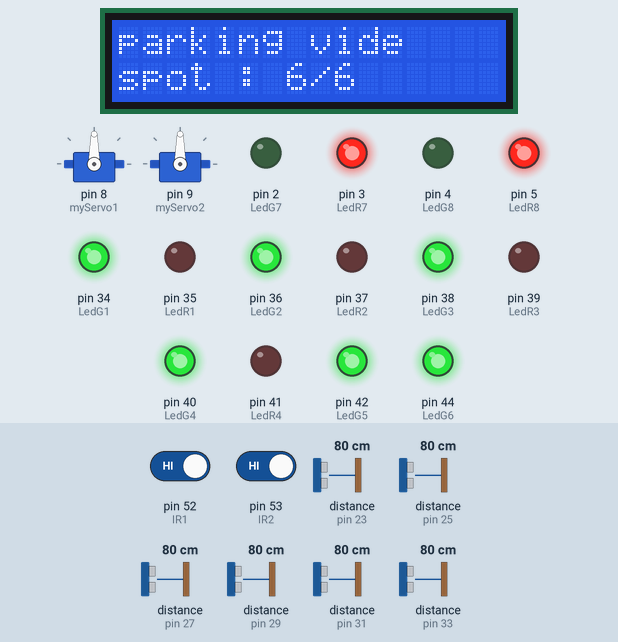
The sketch below on a simulated Arduino Mega 2560, built with avr-gcc and run on an emulated ATmega2560. Parts: 2 × servo, 16×2 character LCD, output pins drawn as LEDs (lit = HIGH). Wiring (inferred from the names in the program): 6 × ultrasonic range finder: trigger pin 22, echo pin 23 / trigger pin 24, echo pin 25 / trigger pin 26, echo pin 27 / trigger pin 28, echo pin 29 / trigger pin 30, echo pin 31 / trigger pin 32, echo pin 33. The inputs (shaded band) are chosen by the test bench; at power-on: distance to the obstacle (sensors on pin 23, pin 25, pin 27, pin 29, pin 31, pin 33) 80 cm, pin 52 (IR1) HIGH, pin 53 (IR2) HIGH. The echo pulse lasts 58.3 µs per cm; pins used as bus, display or sensor lines are not drawn; what the sketch prints to the serial monitor is not drawn.

Above: at 1.2 s.
1.3 s: distance to the obstacle (sensor on pin 23) set to 8 cm
4.3 s: distance to the obstacle (sensor on pin 23) set to 5 cm
At 4.9 s:
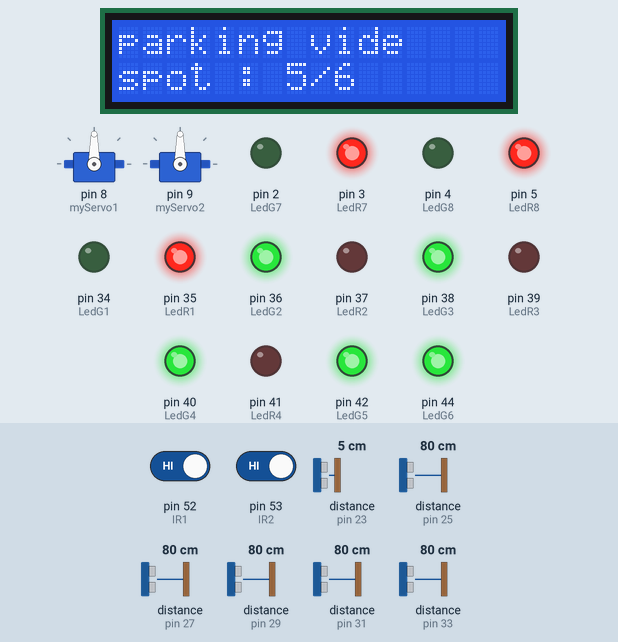
5.9 s: distance to the obstacle (sensor on pin 25) set to 8 cm
8.9 s: distance to the obstacle (sensor on pin 25) set to 5 cm
At 10.1 s:
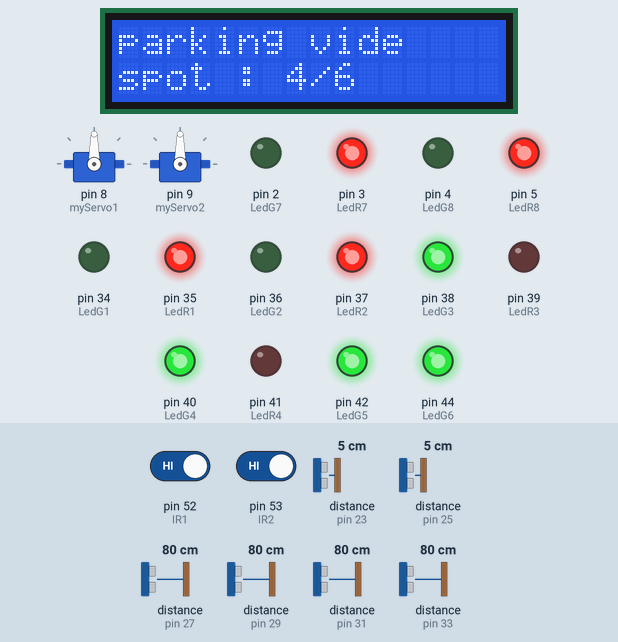
10.4 s: distance to the obstacle (sensor on pin 27) set to 8 cm
13.4 s: distance to the obstacle (sensor on pin 27) set to 5 cm
At 14.6 s:
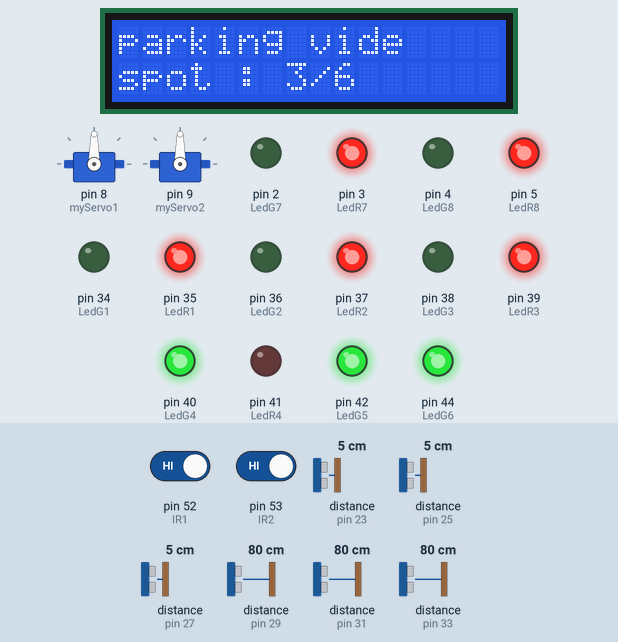
Timing chart, 0 to 15.9 s (numbered marks = the images above; inputs shaded):
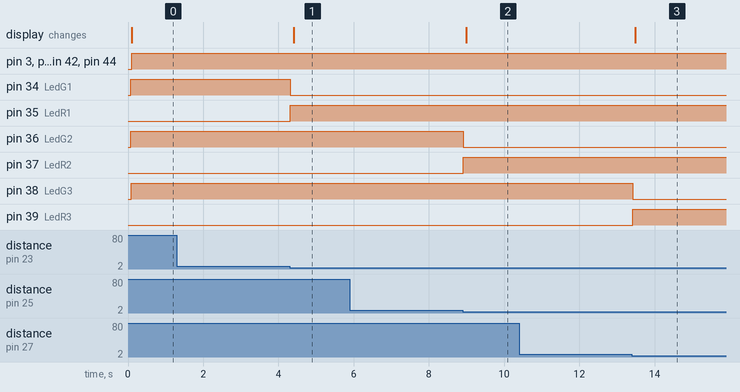

Measured:
- the behaviour switches between 7 and 6 cm on distance to the obstacle (sensor on pin 23) (found by bisection; images 0 and 1)
- the behaviour switches between 7 and 6 cm on distance to the obstacle (sensor on pin 25) (found by bisection; images 1 and 2)
- the behaviour switches between 7 and 6 cm on distance to the obstacle (sensor on pin 27) (found by bisection; images 2 and 3)
- after the input at 1.3 s, every drawn part: stays the same
- after the input at 4.3 s, pin 34 (LedG1): HIGH → LOW at once; pin 35 (LedR1): LOW → HIGH at once; the display: changes after 0.10 s (image 1)
- after the input at 5.9 s, every drawn part: stays the same
- after the input at 8.9 s, pin 36 (LedG2): HIGH → LOW at once; pin 37 (LedR2): LOW → HIGH at once; the display: changes after 0.09 s (image 2)
- after the input at 10.4 s, every drawn part: stays the same
- after the input at 13.4 s, pin 38 (LedG3): HIGH → LOW at once; pin 39 (LedR3): LOW → HIGH at once; the display: changes after 0.08 s (image 3)

The sketch:

Parking_Intelligent.ino
```cpp
#define trig1 22
#define echo1 23
#define trig2 24
#define echo2 25
#define trig3 26
#define echo3 27
#define trig4 28
#define echo4 29
#define trig5 30
#define echo5 31
#define trig6 32
#define echo6 33

#define LedG1 34
#define LedR1 35
#define LedG2 36
#define LedR2 37
#define LedG3 38
#define LedR3 39
#define LedG4 40
#define LedR4 41
#define LedG5 42
#define LedR5 43
#define LedG6 44
#define LedR6 45
#define LedG7 2
#define LedR7 3
#define LedG8 4
#define LedR8 5
#define IR1 52
#define IR2 53

#include <LiquidCrystal.h>
#include <Servo.h>

LiquidCrystal lcd(46,47,48,49,50,51);
Servo myServo1,myServo2;

int distance=0,t=0,distance1=0,t1=0 ,distance2=0,t2=0 ,distance3=0,t3=0 ,distance4=0,t4=0 ,distance5=0,t5=0 ,distance6=0,t6=0,cnt=0;
int currentState = 0, previousState = 0;
int currentState1 = 0, previousState1 = 0,currentState2 = 0, previousState2 = 0;
int currentState3 = 0, previousState3 = 0,currentState4 = 0, previousState4 = 0;
int currentState5 = 0, previousState5 = 0,currentState6 = 0, previousState6 = 0;

int calculeDistance(int trig , int echo , int LedG , int LedR){
  digitalWrite(trig,LOW);
  delayMicroseconds(5);
  digitalWrite(trig,HIGH);
  delayMicroseconds(10);
  digitalWrite(trig,LOW);
  t=pulseIn(echo,HIGH);
  distance=t*0.0175;
  if(distance<=5 && distance!=0){
    digitalWrite(LedG,LOW);
    digitalWrite(LedR,HIGH);
    currentState = 0;
  }
  else if(distance>5){
    digitalWrite(LedG,HIGH);
    digitalWrite(LedR,LOW);
    currentState = 1;
   }
  return distance,currentState;
  }
void setup() {
  Serial.begin(9600);

  myServo1.attach(8);
  myServo1.write(90);
  myServo2.attach(9);
  myServo2.write(90);

  lcd.begin(16,2);

  lcd.setCursor(0,1);
  lcd.print("spot : ");

  pinMode(trig1,OUTPUT);
  pinMode(echo1,INPUT);
  pinMode(trig2,OUTPUT);
  pinMode(echo2,INPUT);
  pinMode(trig3,OUTPUT);
  pinMode(echo3,INPUT);
  pinMode(trig4,OUTPUT);
  pinMode(echo4,INPUT);
  pinMode(trig5,OUTPUT);
  pinMode(echo5,INPUT);
  pinMode(trig6,OUTPUT);
  pinMode(echo6,INPUT);

  pinMode(LedG1,OUTPUT);
  pinMode(LedR1,OUTPUT);
  pinMode(LedG2,OUTPUT);
  pinMode(LedR2,OUTPUT);
  pinMode(LedG3,OUTPUT);
  pinMode(LedR3,OUTPUT);
  pinMode(LedG4,OUTPUT);
  pinMode(LedR4,OUTPUT);
  pinMode(LedG5,OUTPUT);
  pinMode(LedR5,OUTPUT);
  pinMode(LedG6,OUTPUT);
  pinMode(LedR6,OUTPUT);
  pinMode(LedG7,OUTPUT);
  pinMode(LedR7,OUTPUT);
  pinMode(LedG8,OUTPUT);
  pinMode(LedR8,OUTPUT);

  pinMode(IR1,INPUT);
  pinMode(IR2,INPUT);
}

void loop() {
  //barriere 1
  if((digitalRead(IR1)==LOW) && cnt!=0){
    myServo1.write(180);
    Serial.println("servo1");
    delay(2000);
    }
  else{
    myServo1.write(90);
    }
  //barriere 2
  if(digitalRead(IR2)==LOW){
    myServo2.write(180);
    Serial.println("servo2");
    delay(2000);
    }
  else{
    myServo2.write(90);
    }
  //spot 1
  distance1,currentState1= calculeDistance(trig1 , echo1 ,LedG1 , LedR1);
  Serial.print("distance1 = ");
  Serial.println(distance1);
  if(currentState1 != previousState1){
  if(currentState1 == 1){cnt++;}
  else{cnt--;}
  previousState1 = currentState1;
  }


  //spot 2
  distance2,currentState2= calculeDistance(trig2 , echo2 ,LedG2 , LedR2);
  Serial.print("distance2 = ");
  Serial.println(distance2);
  if(currentState2 != previousState2){
  if(currentState2 == 1){cnt++;}
  else{cnt--;}
  previousState2 = currentState2;
  }
      //spot 3
  distance3,currentState3= calculeDistance(trig3 , echo3 ,LedG3 , LedR3);
  Serial.print("distance3 = ");
  Serial.println(distance3);
    if(currentState3 != previousState3){
  if(currentState3 == 1){cnt++;}
  else{cnt--;}
  previousState3 = currentState3;
    }
      //spot 4
  distance4,currentState4= calculeDistance(trig4 , echo4 ,LedG4 , LedR4);
  Serial.print("distance4 = ");
  Serial.println(distance4);
    if(currentState4 != previousState4){
  if(currentState4 == 1){cnt++;}
  else{cnt--;}
  previousState4 = currentState4;
    }
        //spot 5
  distance5,currentState5= calculeDistance(trig5 , echo5 ,LedG5 , LedR5);
  Serial.print("distance5 = ");
  Serial.println(distance5);
    if(currentState5 != previousState5){
  if(currentState5 == 1){cnt++;}
  else{cnt--;}
  previousState5 = currentState5;
    }
        //spot 6
  distance6,currentState6= calculeDistance(trig6 , echo6 ,LedG6 , LedR6);
  Serial.print("distance6 = ");
  Serial.println(distance6);
    if(currentState6 != previousState6){
  if(currentState6 == 1){cnt++;}
  else{cnt--;}
  previousState6 = currentState6;
    }
if(distance1<5 && distance2<5 && distance3<5){
  digitalWrite(LedG7,LOW);
  digitalWrite(LedR7,HIGH);
  }
else if(distance1>=5 || distance2>=5 || distance3>=5){
  digitalWrite(LedG7,HIGH);
  digitalWrite(LedR7,LOW);
  }
if(distance4<5 && distance5<5 && distance6<5){
  digitalWrite(LedG8,LOW);
  digitalWrite(LedR8,HIGH);
  }
else if(distance4>=5 || distance5>=5 || distance5>=5){
  digitalWrite(LedG8,HIGH);
  digitalWrite(LedR8,LOW);
  }
lcd.setCursor(7,1);
lcd.print(cnt);
lcd.print("/6");
if(cnt > 0){
  lcd.setCursor(0,0);
  lcd.print("parking vide");
}
else if (cnt==0){
  lcd.setCursor(0,0);
  lcd.print("parking plein");
}

}
```
